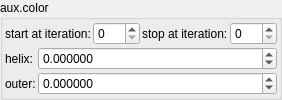
    <widget class="QGroupBox" name="groupBox_2">
     <property name="title">
      <string>aux.color</string>
     </property>
     <layout class="QVBoxLayout" name="verticalLayout_4" stretch="0,0">
      <property name="spacing">
       <number>2</number>
      </property>
      <property name="leftMargin">
       <number>2</number>
      </property>
      <property name="topMargin">
       <number>2</number>
      </property>
      <property name="rightMargin">
       <number>2</number>
      </property>
      <property name="bottomMargin">
       <number>2</number>
      </property>
      <item>
       <layout class="QGridLayout" name="gridLayout_25" columnstretch="0,0,0,0">
        <property name="spacing">
         <number>2</number>
        </property>
        <item row="0" column="3">
         <widget class="MySpinBox" name="spinboxInt_fold_color_stop_iterations_A">
          <property name="sizePolicy">
           <sizepolicy hsizetype="Minimum" vsizetype="Maximum">
            <horstretch>0</horstretch>
            <verstretch>0</verstretch>
           </sizepolicy>
          </property>
          <property name="maximum">
           <number>999</number>
          </property>
         </widget>
        </item>
        <item row="0" column="0">
         <widget class="QLabel" name="label_278">
          <property name="text">
           <string>start at iteration:</string>
          </property>
         </widget>
        </item>
        <item row="0" column="2">
         <widget class="QLabel" name="label_279">
          <property name="text">
           <string>stop at iteration:</string>
          </property>
         </widget>
        </item>
        <item row="0" column="1">
         <widget class="MySpinBox" name="spinboxInt_fold_color_start_iterations_A">
          <property name="sizePolicy">
           <sizepolicy hsizetype="Minimum" vsizetype="Maximum">
            <horstretch>0</horstretch>
            <verstretch>0</verstretch>
           </sizepolicy>
          </property>
          <property name="maximum">
           <number>999</number>
          </property>
         </widget>
        </item>
       </layout>
      </item>
      <item>
       <layout class="QGridLayout" name="gridLayout_16" columnstretch="0,1">
        <property name="spacing">
         <number>2</number>
        </property>
        <item row="0" column="0">
         <widget class="QLabel" name="label_134">
          <property name="text">
           <string notr="true">helix:</string>
          </property>
         </widget>
        </item>
        <item row="1" column="1">
         <widget class="MyDoubleSpinBox" name="spinbox4_fold_color_difs_0000_y">
          <property name="sizePolicy">
           <sizepolicy hsizetype="Minimum" vsizetype="Maximum">
            <horstretch>0</horstretch>
            <verstretch>0</verstretch>
           </sizepolicy>
          </property>
          <property name="prefix">
           <string/>
          </property>
          <property name="suffix">
           <string/>
          </property>
          <property name="decimals">
           <number>6</number>
          </property>
          <property name="minimum">
           <double>-99.999899999999997</double>
          </property>
          <property name="maximum">
           <double>99.999899999999997</double>
          </property>
          <property name="singleStep">
           <double>0.100000000000000</double>
          </property>
         </widget>
        </item>
        <item row="1" column="0">
         <widget class="QLabel" name="label_135">
          <property name="text">
           <string notr="true">outer:</string>
          </property>
         </widget>
        </item>
        <item row="0" column="1">
         <widget class="MyDoubleSpinBox" name="spinbox4_fold_color_difs_0000_x">
          <property name="sizePolicy">
           <sizepolicy hsizetype="Minimum" vsizetype="Maximum">
            <horstretch>0</horstretch>
            <verstretch>0</verstretch>
           </sizepolicy>
          </property>
          <property name="prefix">
           <string/>
          </property>
          <property name="suffix">
           <string/>
          </property>
          <property name="decimals">
           <number>6</number>
          </property>
          <property name="minimum">
           <double>-99.999899999999997</double>
          </property>
          <property name="maximum">
           <double>99.999899999999997</double>
          </property>
          <property name="singleStep">
           <double>0.100000000000000</double>
          </property>
         </widget>
        </item>
       </layout>
      </item>
     </layout>
    </widget>
